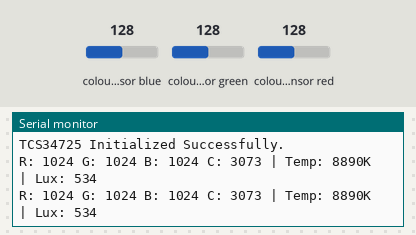
Simulated run of this program. Board: Arduino Uno, built with avr-gcc and run on an emulated ATmega328P. On the bench: the last lines printed to the serial monitor. The inputs (shaded band) are chosen by the test bench; at power-on: colour sensor blue 128, colour sensor green 128, colour sensor red 128.

Above: at 1.9 s.
2.0 s: colour sensor blue set to 5
At 3.0 s:
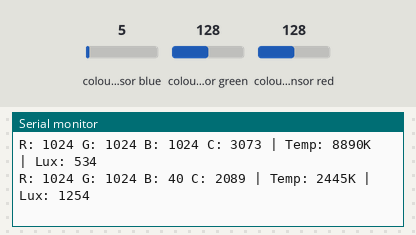
3.5 s: colour sensor green set to 5
At 4.8 s:
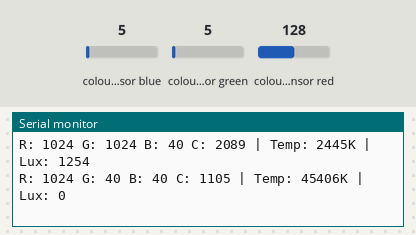
5.0 s: colour sensor red set to 5
At 6.2 s:
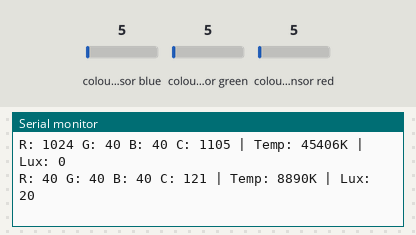
Timing chart, 0 to 8.0 s (numbered marks = the images above; inputs shaded):
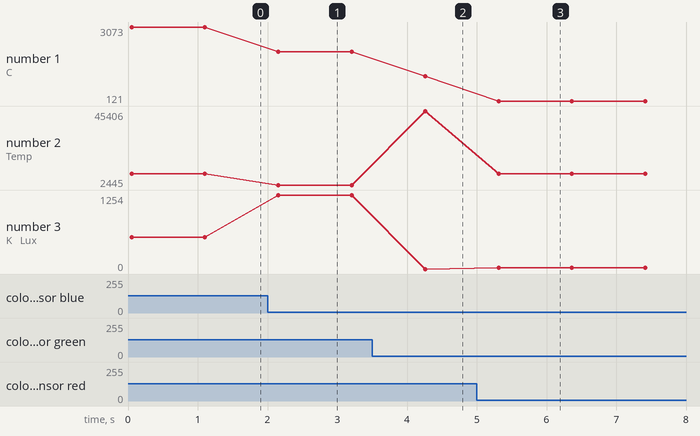

Measured:
- after the input at 2.0 s, the serial monitor: prints a new line after 0.16 s (image 1)
- after the input at 3.5 s, the serial monitor: prints a new line after 0.76 s (image 2)
- after the input at 5.0 s, the serial monitor: prints a new line after 0.31 s (image 3)
- plotted number 1: 3073 → 2089 after the input at 2.0 s, 2089 → 1105 after the input at 3.5 s, 1105 → 121 after the input at 5.0 s
- plotted number 2: 8890 → 2445 after the input at 2.0 s, 2445 → 45406 after the input at 3.5 s, 45406 → 8890 after the input at 5.0 s
- plotted number 3: 534 → 1254 after the input at 2.0 s, 1254 → 0 after the input at 3.5 s, 0 → 20 after the input at 5.0 s

The program:

main.cpp
```cpp
/*
 * ==================================================================================
 * PROJECT: Low-Cost Photometric Setup - TCS34725 Sensor
 * DESCRIPTION: RGB Color Sensing with Integrated IR Filter for Chemical Analysis
 * ----------------------------------------------------------------------------------
 * SENSOR CONFIGURATION REFERENCE:
 * ----------------------------------------------------------------------------------
 * 1. INTEGRATION TIME (Parameters for tcs.setIntegrationTime()):
 * Defines the exposure duration. Longer times increase resolution but may lead
 * to sensor saturation under bright light.
 * - TCS34725_INTEGRATIONTIME_2_4MS  | 2.4ms  | Max Count: 1024
 * - TCS34725_INTEGRATIONTIME_24MS   | 24ms   | Max Count: 10240
 * - TCS34725_INTEGRATIONTIME_50MS   | 50ms   | Max Count: 20480
 * - TCS34725_INTEGRATIONTIME_101MS  | 101ms  | Max Count: 43008
 * - TCS34725_INTEGRATIONTIME_154MS  | 154ms  | Max Count: 65535
 * - TCS34725_INTEGRATIONTIME_700MS  | 700ms  | Max Count: 65535 (Highest Resolution)
 *
 * 2. ANALOG GAIN (Parameters for tcs.setGain()):
 * Amplifies the signal. Useful for dark solutions or low-light reactions.
 * - TCS34725_GAIN_1X  | No amplification (Standard)
 * - TCS34725_GAIN_4X  | 4x Gain
 * - TCS34725_GAIN_16X | 16x Gain
 * - TCS34725_GAIN_60X | 60x Gain (Maximum sensitivity)
 * ==================================================================================
 */

#include <Arduino.h>
#include <Wire.h>
#include <Adafruit_TCS34725.h>

// Instantiate the sensor object
Adafruit_TCS34725 tcs = Adafruit_TCS34725();

void setup() {
    // Initialize Serial Communication at 115200 Baud Rate
    Serial.begin(115200);

    // Initialize the TCS34725 sensor
    if (tcs.begin()) {
        Serial.println(F("TCS34725 Initialized Successfully."));
    } else {
        Serial.println(F("No TCS34725 found. Check wiring and I2C address."));
        while (1); // Stop execution
    }

    //SENSOR CALIBRATION: Adjust these based on the transmittance/reflectance of your sample.
    tcs.setIntegrationTime(TCS34725_INTEGRATIONTIME_154MS);
    tcs.setGain(TCS34725_GAIN_4X);
}

void streamDataContinuously(){
    uint16_t r, g, b, c, colorTemp, lux;

    // Read the raw values from the sensor (Red, Green, Blue, Clear)
    tcs.getRawData(&r, &g, &b, &c);

    // Calculate standardized values using Adafruit's internal algorithms
    colorTemp = tcs.calculateColorTemperature(r, g, b);
    lux = tcs.calculateLux(r, g, b);

    // Output data to Serial Monitor in a format easy to copy to Excel/CSV
    Serial.print(F("R: ")); Serial.print(r);
    Serial.print(F(" G: ")); Serial.print(g);
    Serial.print(F(" B: ")); Serial.print(b);
    Serial.print(F(" C: ")); Serial.print(c);
    Serial.print(F(" | Temp: ")); Serial.print(colorTemp); Serial.print(F("K"));
    Serial.print(F(" | Lux: ")); Serial.println(lux);

    // Wait 1 second between readings
    delay(1000);
}

void captureSingleSample() {
    // Check if there is any data waiting in the Serial buffer
    if (Serial.available() > 0) {
        // Read the incoming character
        char incomingByte = Serial.read();

        // Trigger the reading if 'y' or 'Y' is pressed
        if (incomingByte == 'y' || incomingByte == 'Y') {

            Serial.println(F(">> Initiating sample acquisition..."));

            uint16_t r, g, b, c, colorTemp, lux;

            // Read the raw values from the sensor (Red, Green, Blue, Clear)
            tcs.getRawData(&r, &g, &b, &c);

            // Calculate standardized values using Adafruit's internal algorithms
            colorTemp = tcs.calculateColorTemperature(r, g, b);
            lux = tcs.calculateLux(r, g, b);

            // Output data to Serial Monitor in a format easy to copy to Excel/CSV
            Serial.print(F("R: ")); Serial.print(r);
            Serial.print(F(" G: ")); Serial.print(g);
            Serial.print(F(" B: ")); Serial.print(b);
            Serial.print(F(" C: ")); Serial.print(c);
            Serial.print(F(" | Temp: ")); Serial.print(colorTemp); Serial.print(F("K"));
            Serial.print(F(" | Lux: ")); Serial.println(lux);

            Serial.println(F(">> Capture complete. Waiting for next command."));
        }
        else {
            // Optional: Handle invalid keys to guide the researcher
            Serial.println(F("Invalid command. Please press 'y' to capture a sample."));
        }

        // Clear any remaining characters in the buffer (like line endings)
        while(Serial.available() > 0) { Serial.read(); }
    }
}

void loop() {
    // Mode A is ACTIVE (no slashes)
    streamDataContinuously();

    // Mode B is INACTIVE (starts with //)
    // captureSingleSample();
}
```
